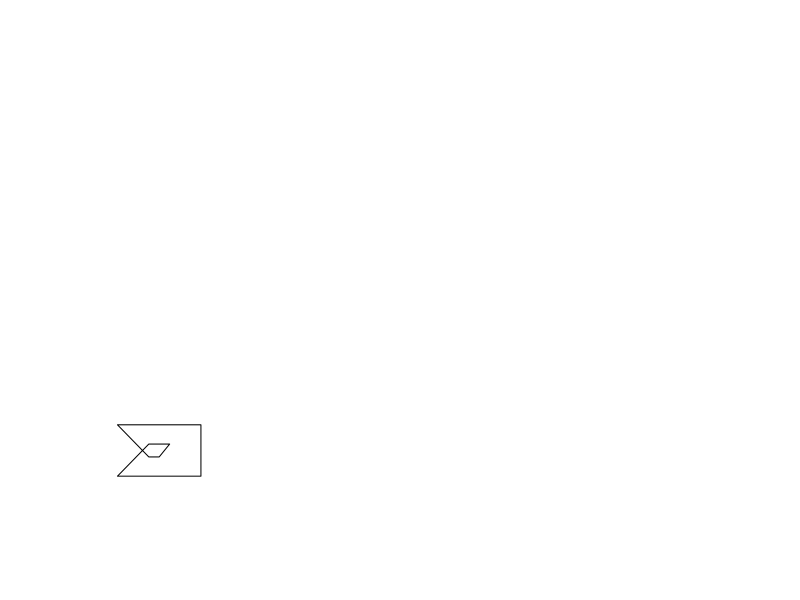

Write the R code that produced this figure.



makeShape <- function(xCentre=0,yCentre=0,width=0.4,height=0.4,histMax=0){
  a <- c(xCentre - width/2,yCentre - height/2) + runif(1,max = histMax)
  b <- c(xCentre * width/2,yCentre - height/2) + runif(1,max = histMax)
  c <- c(xCentre + width/2,yCentre + height/2) + runif(1,max = histMax)
  d <- c(xCentre - width/2,yCentre + height/2) + runif(1,max = histMax)
  e <- c(xCentre - width*2,yCentre - height*2) + runif(1,max = histMax)
  f <- c(xCentre + width*2,yCentre - height*2) + runif(1,max = histMax)
  g <- c(xCentre + width*2,yCentre + height*2) + runif(1,max = histMax)
  h <- c(xCentre - width*2,yCentre + height*2) + runif(1,max = histMax)
  shape <- rbind(a,b,c,d,e,f,g,h)
  return (shape)
}

x <- makeShape()

plot(0, 0,
     xlim=c(-1,11),
     ylim=c(-1,11),
     col = "white", xlab = "", ylab = "", axes=F)
polygon(x[,1],x[,2])
